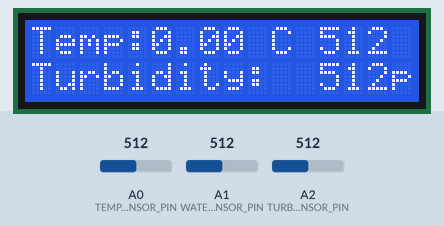
Recording of a sketch running on a simulated Arduino Uno, built with avr-gcc and run on an emulated ATmega328P. Parts: 16×2 character LCD. The test bench sets the inputs (shaded band); at power-on: A1 (WATER_SENSOR_PIN) = 512, A2 (TURBIDITY_SENSOR_PIN) = 512, A0 (TEMP_SENSOR_PIN) = 512.

Above: at 1.2 s.
1.3 s: A1 (WATER_SENSOR_PIN) set to 716
At 2.8 s:
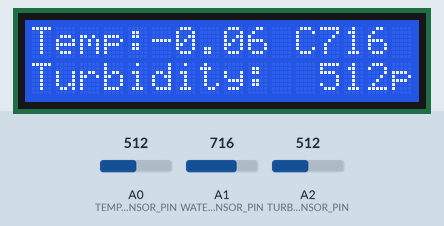
3.1 s: A2 (TURBIDITY_SENSOR_PIN) set to 716
At 4.8 s:
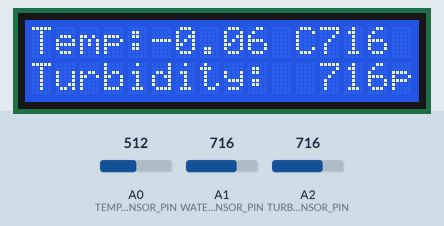
5.8 s: A1 (WATER_SENSOR_PIN) set to 900
At 7.8 s:
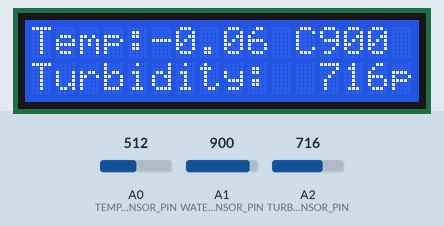
8.4 s: A2 (TURBIDITY_SENSOR_PIN) set to 900
At 10.7 s:
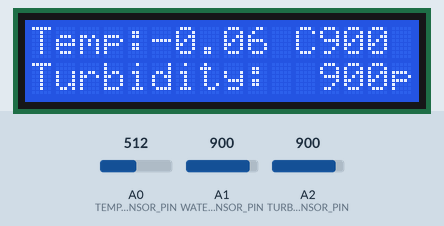
11.0 s: A1 (WATER_SENSOR_PIN) set to 1023
At 12.7 s:
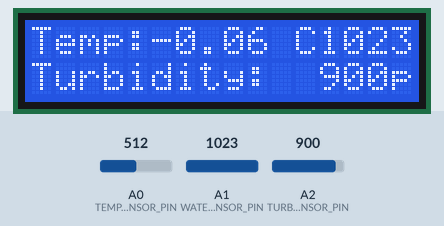
13.7 s: A2 (TURBIDITY_SENSOR_PIN) set to 1023
At 15.7 s:
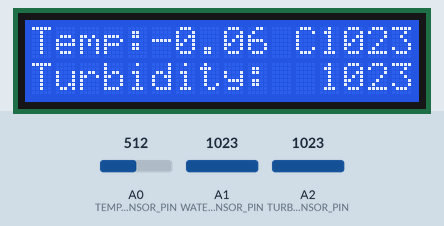
Timing chart, 0 to 17.2 s (numbered marks = the images above; inputs shaded):
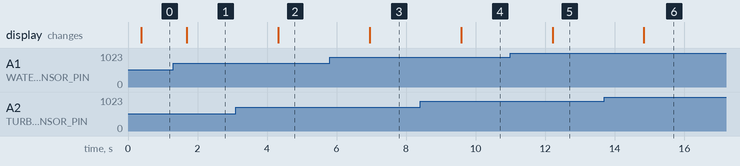

The sketch:

Cobra_water_quality_checker.ino
```cpp
#include <OneWire.h>
#include <LiquidCrystal.h>

#define TEMP_SENSOR_PIN A0 // 18B20 temperature sensor connected to analog pin A0
#define WATER_SENSOR_PIN A1 // Water sensor connected to analog pin A1
#define TURBIDITY_SENSOR_PIN A2 // Turbidity sensor connected to analog pin A2

float calibration_value = 21.34;
int phval = 0;
unsigned long int avgval;
int buffer_arr[10],temp;

// Initialize the OneWire library for the temperature sensor
OneWire oneWire(TEMP_SENSOR_PIN);

// Initialize the LiquidCrystal library for the LCD screen
LiquidCrystal lcd(13, 12, 11, 10, 9, 8);

void setup() {
  // Set up the LCD screen
  lcd.begin(16, 2);

  // Display the initial message on the LCD screen
  lcd.print("Temp:   Water:  ");
  lcd.setCursor(0, 1);
  lcd.print("Turbidity:       ");
}

void loop() {
  // Read the temperature from the 18B20 sensor
  float tempC;
  byte data[12];
  oneWire.reset();
  oneWire.write(0x55, 1);
  oneWire.read_bytes(data, 12);
  tempC = ((data[1] << 8) | data[0]) * 0.0625;

  // Read the water sensor value
  int waterValue = analogRead(WATER_SENSOR_PIN);

  // Read the turbidity sensor value
  int turbidityValue = analogRead(TURBIDITY_SENSOR_PIN);

  // Reading the Ph value
  for(int i=0;i<10;i++)
 {
 buffer_arr[i]=analogRead(A0);
 delay(30);
 }
 for(int i=0;i<9;i++)
 {
 for(int j=i+1;j<10;j++)
 {
 if(buffer_arr[i]>buffer_arr[j])
 {
 temp=buffer_arr[i];
 buffer_arr[i]=buffer_arr[j];
 buffer_arr[j]=temp;
 }
 }
 }
 avgval=0;
 for(int i=2;i<8;i++)
 avgval+=buffer_arr[i];
 float volt=(float)avgval*5.0/1024/6;
 float ph_act = -5.70 * volt + calibration_value;

  // Display the readings on the LCD screen
  lcd.setCursor(5, 0);
  lcd.print(tempC);
  lcd.print(" C ");
  lcd.setCursor(12, 0);
  lcd.print(waterValue);
  lcd.setCursor(12, 1);
  lcd.print(turbidityValue);

  lcd.print("pH Val:");
  lcd.print(ph_act);

  delay(1000); // Delay for one second before taking the next reading
}
```

Measured:
- after the input at 1.3 s, the display: changes after 0.40 s (image 1)
- after the input at 3.1 s, the display: changes after 1.2 s (image 2)
- after the input at 5.8 s, the display: changes after 1.2 s (image 3)
- after the input at 8.4 s, the display: changes after 1.2 s (image 4)
- after the input at 11.0 s, the display: changes after 1.2 s (image 5)
- after the input at 13.7 s, the display: changes after 1.1 s (image 6)
